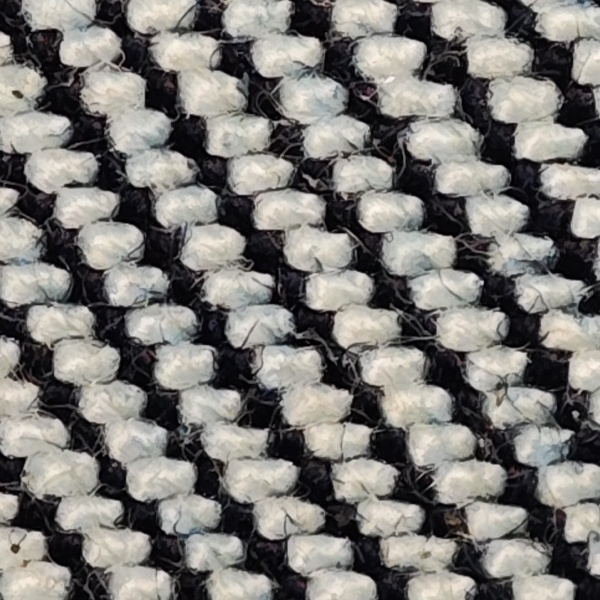
#> input picture experiments/shibie-8k-rt-physical-optics/photo_05_real_R_native600.jpg, 600 x 600 px
$ python -i texture.py   (imports and definitions only)   (older library calls are emulated)
#> lines starting #> are read from the running program, lines starting #| are printed output that depends on the picture
### shibie/tmp/scale_probe/engine/preprocess.py
from __future__ import annotations

import cv2
import numpy as np


def to_gray(image: np.ndarray) -> np.ndarray:
    if image.ndim == 2:
        return image
    return cv2.cvtColor(image, cv2.COLOR_BGR2GRAY)


def resize_max_side(image: np.ndarray, max_side: int) -> tuple[np.ndarray, float]:
    h, w = image.shape[:2]
    m = max(h, w)
    if m <= max_side:
        return image, 1.0
    scale = max_side / float(m)
    out = cv2.resize(
        image,
        (max(1, int(round(w * scale))), max(1, int(round(h * scale)))),
        interpolation=cv2.INTER_AREA,
    )
    return out, scale


def crop_roi(image: np.ndarray, ratio: float = 0.82) -> tuple[np.ndarray, dict]:
    """PoC ROI。

    可行性路线中的 PoC 目标是人工选择有效织物 ROI；当前前端还未提供框选控件，
    因此这里使用明确标记的中心 ROI 作为临时 PoC 默认，不冒充自动织物分割。
    """
    h, w = image.shape[:2]
    cw = max(64, int(round(w * ratio)))
    ch = max(64, int(round(h * ratio)))
    x0 = max(0, (w - cw) // 2)
    y0 = max(0, (h - ch) // 2)
    roi = image[y0:y0 + ch, x0:x0 + cw]
    return roi, {
        "mode": "CENTER_ROI_POC_DEFAULT",
        "x": int(x0),
        "y": int(y0),
        "width": int(cw),
        "height": int(ch),
    }


def local_normalize(gray: np.ndarray) -> np.ndarray:
    clahe = cv2.createCLAHE(clipLimit=2.0, tileGridSize=(8, 8))
    return clahe.apply(gray)


# [12 lines left out: function rotate_keep_size, not called in this run]


def center_crop(image: np.ndarray, ratio: float = 0.82) -> np.ndarray:
    roi, _ = crop_roi(image, ratio)
    return roi

### shibie/tmp/scale_probe/engine/texture.py
from __future__ import annotations

import cv2
import numpy as np

from .preprocess import (
    to_gray, center_crop, resize_max_side, local_normalize
)


TEXTURE_CLASSES = [
    "斜纹清晰 / 经向纹路明显",
    "竹节明显 / 粗纱",
    "细密轻量 / 均匀",
    "磨毛 / 绒面",
    "颗粒 / 凹凸",
    "其他 / 待确认",
]


def classify_surface_texture(front_image: np.ndarray) -> dict:
    """V0.4 保守型表面纹理规则。

    现有报告没有给这 6 类冻结算法和验收数据，所以这里不能把弱规则
    包装成“正式分类器”。只有斜纹方向证据较明确时输出具体类别；
    其余情况优先输出“其他 / 待确认”，避免错误自信。
    """
    gray = to_gray(front_image)
    gray = center_crop(gray, 0.82)
    gray, _ = resize_max_side(gray, 1200)
    gray = local_normalize(gray)

    f = gray.astype(np.float32) / 255.0
    gx = cv2.Sobel(f, cv2.CV_32F, 1, 0, ksize=3)
    gy = cv2.Sobel(f, cv2.CV_32F, 0, 1, ksize=3)
    mag = np.sqrt(gx * gx + gy * gy)

    theta = (
        np.degrees(np.arctan2(gy, gx)) + 90.0
    ) % 180.0
    strong = mag > np.quantile(mag, 0.78)

    dominant = 0.0
    dom_angle = 0.0
    if np.any(strong):
        vals = theta[strong]
        hist, _ = np.histogram(
            vals, bins=72, range=(0.0, 180.0)
        )
        hist = hist.astype(np.float64)
        hist /= hist.sum() + 1e-12
        idx = int(np.argmax(hist))
        dominant = float(hist[idx])
        dom_angle = float((idx + 0.5) * 2.5)

    diagonal_dist = min(
        abs(dom_angle - 45.0),
        abs(dom_angle - 135.0)
    )

    if diagonal_dist <= 13.0 and dominant >= 0.035:
        label = TEXTURE_CLASSES[0]
        confidence = "MEDIUM"
        reason = "DIAGONAL_ORIENTATION_EVIDENCE"
    else:
        label = TEXTURE_CLASSES[-1]
        confidence = "LOW"
        reason = "NO_VALIDATED_RULE_FOR_SPECIFIC_TEXTURE"

    return {
        "label": label,
        "confidence": confidence,
        "mode": "conservative_rules_v0.4",
        "reason": reason,
        "features": {
            "dominant_line_angle_deg": round(dom_angle, 2),
            "orientation_dominance": round(dominant, 4),
        },
    }

>>> import cv2
>>> picture = cv2.imread('../../../../experiments/shibie-8k-rt-physical-optics/photo_05_real_R_native600.jpg')
#> picture is the input picture: shape (600, 600, 3); mean B, G, R 119.6, 123.1, 125.2
>>> result = classify_surface_texture(picture)
#> in crop_roi, `roi = image[y0:y0 + ch, x0:x0 + cw]`:
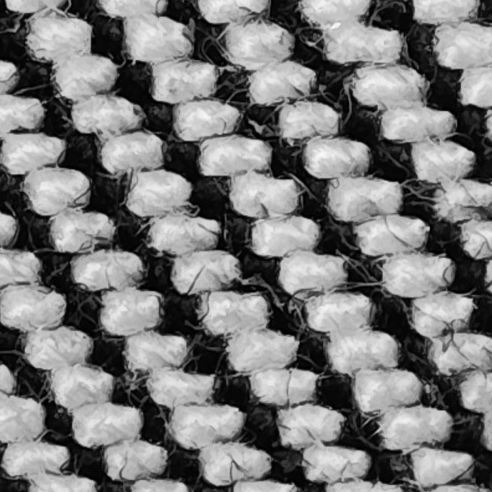
#> roi: shape (492, 492); min 0, max 250, mean 122.6
#> in local_normalize, `return clahe.apply(gray)`:
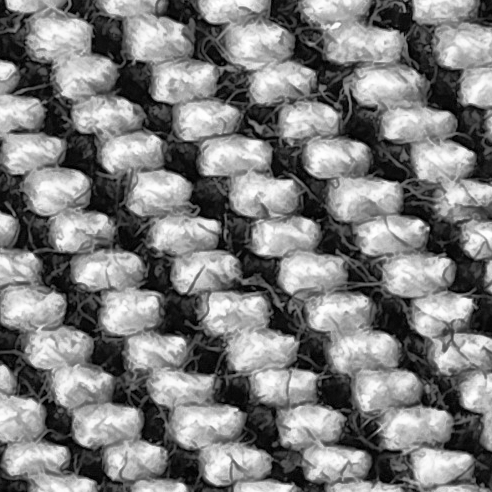
#> returned value: shape (492, 492); min 0, max 255, mean 126.8
#> in classify_surface_texture, `gx = cv2.Sobel(f, cv2.CV_32F, 1, 0, ksize=3)`:
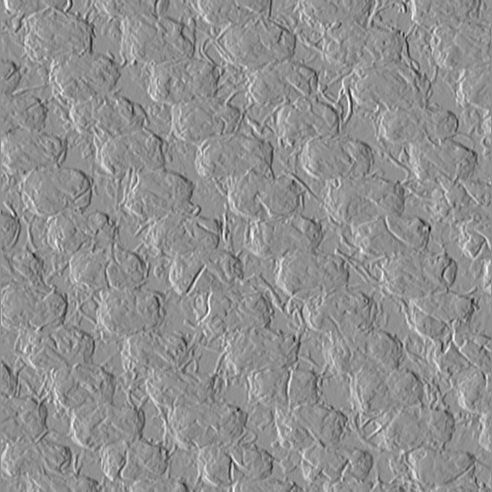
#> gx: shape (492, 492) float32; min -2.67, max 2.04, mean 0.000566; drawn with min black and max white
#> in classify_surface_texture, `gy = cv2.Sobel(f, cv2.CV_32F, 0, 1, ksize=3)`:
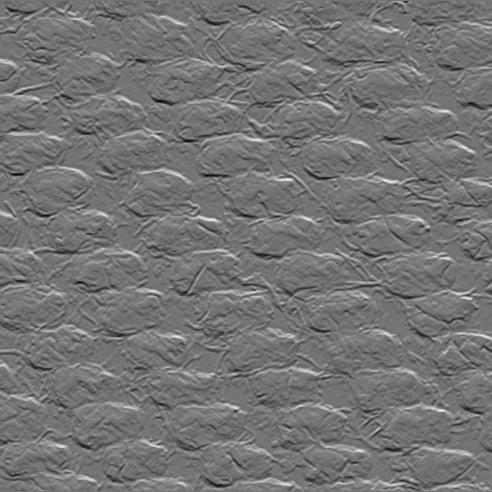
#> gy: shape (492, 492) float32; min -2.47, max 2.92, mean -3.28e-05; drawn with min black and max white
#> in classify_surface_texture, `mag = np.sqrt(gx * gx + gy * gy)`:
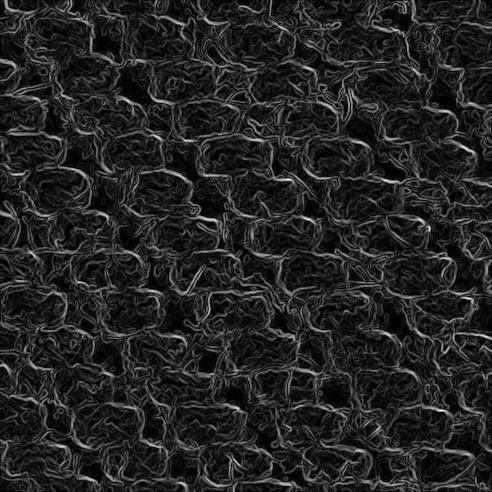
#> mag: shape (492, 492) float32; min 0, max 2.92, mean 0.415; drawn with min black and max white
#> in classify_surface_texture, `theta = ( np.degrees(np.arctan2(gy, gx)) + 90.0 ) % 180.0`:
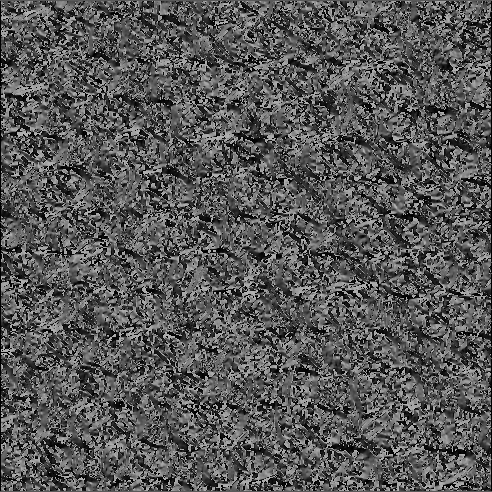
#> theta: shape (492, 492) float32; min 0, max 180, mean 87.1
#> in classify_surface_texture, `strong = mag > np.quantile(mag, 0.78)`:
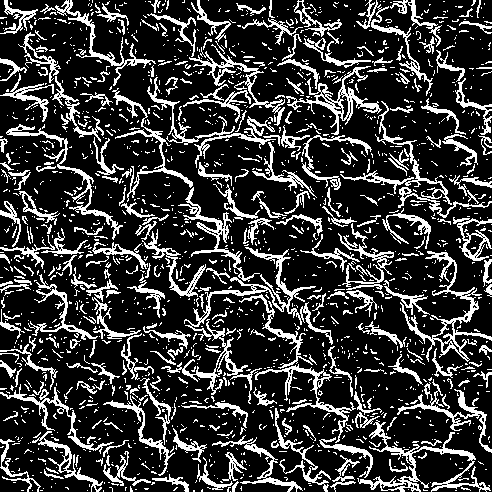
#> strong: shape (492, 492) bool; 22% white in thin lines or dots
#> in classify_surface_texture, `hist, _ = np.histogram( vals, bins=72, range=(0.0, 180.0) )`: hist = 72 values, max 1462 at index 0, min 478 at index 53, mean 739.6
#> in classify_surface_texture, `hist /= hist.sum() + 1e-12`: hist = 72 values, max 0.0275 at index 0, min 0.00898 at index 53, mean 0.0139
#> in classify_surface_texture, `idx = int(np.argmax(hist))`: idx = 0
#> in classify_surface_texture, `dominant = float(hist[idx])`: dominant = 0.0275
#> in classify_surface_texture, `dom_angle = float((idx + 0.5) * 2.5)`: dom_angle = 1.25
#> in classify_surface_texture, `diagonal_dist = min( abs(dom_angle - 45.0), abs(dom_angle - 135.0) )`: diagonal_dist = 43.75
#> result = 5 items
